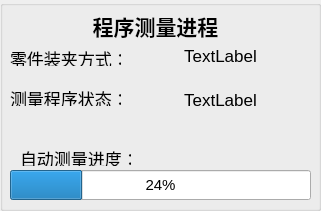
     <widget class="QGroupBox" name="groupBox">
      <property name="geometry">
       <rect>
        <x>20</x>
        <y>180</y>
        <width>321</width>
        <height>211</height>
       </rect>
      </property>
      <property name="title">
       <string/>
      </property>
      <widget class="QLabel" name="label_39">
       <property name="geometry">
        <rect>
         <x>90</x>
         <y>10</y>
         <width>131</width>
         <height>31</height>
        </rect>
       </property>
       <property name="palette">
        <palette>
         <active>
          <colorrole role="WindowText">
           <brush brushstyle="SolidPattern">
            <color alpha="255">
             <red>0</red>
             <green>58</green>
             <blue>175</blue>
            </color>
           </brush>
          </colorrole>
          <colorrole role="Text">
           <brush brushstyle="SolidPattern">
            <color alpha="255">
             <red>0</red>
             <green>45</green>
             <blue>136</blue>
            </color>
           </brush>
          </colorrole>
          <colorrole role="PlaceholderText">
           <brush brushstyle="NoBrush">
            <color alpha="128">
             <red>0</red>
             <green>45</green>
             <blue>136</blue>
            </color>
           </brush>
          </colorrole>
         </active>
         <inactive>
          <colorrole role="WindowText">
           <brush brushstyle="SolidPattern">
            <color alpha="255">
             <red>0</red>
             <green>0</green>
             <blue>0</blue>
            </color>
           </brush>
          </colorrole>
          <colorrole role="Text">
           <brush brushstyle="SolidPattern">
            <color alpha="255">
             <red>0</red>
             <green>0</green>
             <blue>0</blue>
            </color>
           </brush>
          </colorrole>
          <colorrole role="PlaceholderText">
           <brush brushstyle="NoBrush">
            <color alpha="128">
             <red>0</red>
             <green>45</green>
             <blue>136</blue>
            </color>
           </brush>
          </colorrole>
         </inactive>
         <disabled>
          <colorrole role="WindowText">
           <brush brushstyle="SolidPattern">
            <color alpha="255">
             <red>120</red>
             <green>120</green>
             <blue>120</blue>
            </color>
           </brush>
          </colorrole>
          <colorrole role="Text">
           <brush brushstyle="SolidPattern">
            <color alpha="255">
             <red>120</red>
             <green>120</green>
             <blue>120</blue>
            </color>
           </brush>
          </colorrole>
          <colorrole role="PlaceholderText">
           <brush brushstyle="NoBrush">
            <color alpha="128">
             <red>0</red>
             <green>45</green>
             <blue>136</blue>
            </color>
           </brush>
          </colorrole>
         </disabled>
        </palette>
       </property>
       <property name="font">
        <font>
         <pointsize>16</pointsize>
         <weight>75</weight>
         <bold>true</bold>
        </font>
       </property>
       <property name="text">
        <string>程序测量进程</string>
       </property>
       <property name="alignment">
        <set>Qt::AlignCenter</set>
       </property>
      </widget>
      <widget class="QLabel" name="label_40">
       <property name="geometry">
        <rect>
         <x>10</x>
         <y>50</y>
         <width>111</width>
         <height>16</height>
        </rect>
       </property>
       <property name="font">
        <font>
         <family>Microsoft YaHei UI</family>
         <pointsize>13</pointsize>
        </font>
       </property>
       <property name="text">
        <string>零件装夹方式：</string>
       </property>
      </widget>
      <widget class="QLabel" name="partNub">
       <property name="geometry">
        <rect>
         <x>130</x>
         <y>40</y>
         <width>181</width>
         <height>31</height>
        </rect>
       </property>
       <property name="font">
        <font>
         <family>Microsoft YaHei UI</family>
         <pointsize>13</pointsize>
         <weight>50</weight>
         <bold>false</bold>
        </font>
       </property>
       <property name="text">
        <string>TextLabel</string>
       </property>
       <property name="alignment">
        <set>Qt::AlignCenter</set>
       </property>
      </widget>
      <widget class="QLabel" name="label_31">
       <property name="geometry">
        <rect>
         <x>10</x>
         <y>90</y>
         <width>111</width>
         <height>16</height>
        </rect>
       </property>
       <property name="font">
        <font>
         <family>Microsoft YaHei UI</family>
         <pointsize>13</pointsize>
         <weight>50</weight>
         <bold>false</bold>
        </font>
       </property>
       <property name="text">
        <string>测量程序状态：</string>
       </property>
      </widget>
      <widget class="QLabel" name="programProcess">
       <property name="geometry">
        <rect>
         <x>130</x>
         <y>90</y>
         <width>181</width>
         <height>51</height>
        </rect>
       </property>
       <property name="font">
        <font>
         <family>Microsoft YaHei UI</family>
         <pointsize>13</pointsize>
         <weight>50</weight>
         <bold>false</bold>
        </font>
       </property>
       <property name="text">
        <string>TextLabel</string>
       </property>
       <property name="alignment">
        <set>Qt::AlignHCenter|Qt::AlignTop</set>
       </property>
      </widget>
      <widget class="QLabel" name="label_21">
       <property name="geometry">
        <rect>
         <x>20</x>
         <y>150</y>
         <width>111</width>
         <height>16</height>
        </rect>
       </property>
       <property name="font">
        <font>
         <pointsize>13</pointsize>
        </font>
       </property>
       <property name="text">
        <string>自动测量进度：</string>
       </property>
      </widget>
      <widget class="QProgressBar" name="programProgressBar">
       <property name="geometry">
        <rect>
         <x>10</x>
         <y>170</y>
         <width>301</width>
         <height>30</height>
        </rect>
       </property>
       <property name="minimumSize">
        <size>
         <width>0</width>
         <height>30</height>
        </size>
       </property>
       <property name="font">
        <font>
         <family>Microsoft YaHei UI</family>
         <pointsize>11</pointsize>
         <weight>50</weight>
         <italic>false</italic>
         <bold>false</bold>
        </font>
       </property>
       <property name="styleSheet">
        <string notr="true">font: 11pt &quot;Microsoft YaHei UI&quot;;
</string>
       </property>
       <property name="value">
        <number>24</number>
       </property>
      </widget>
     </widget>
